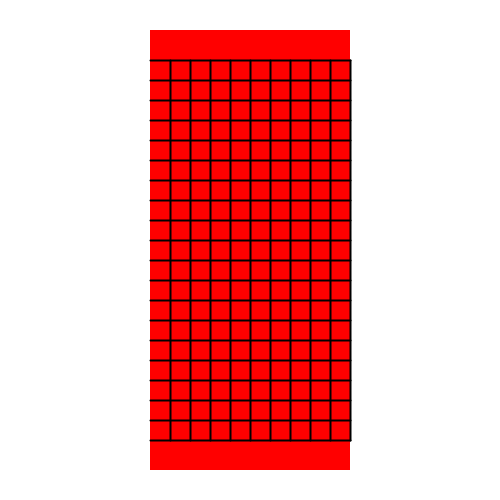
Frame 1 (no input)
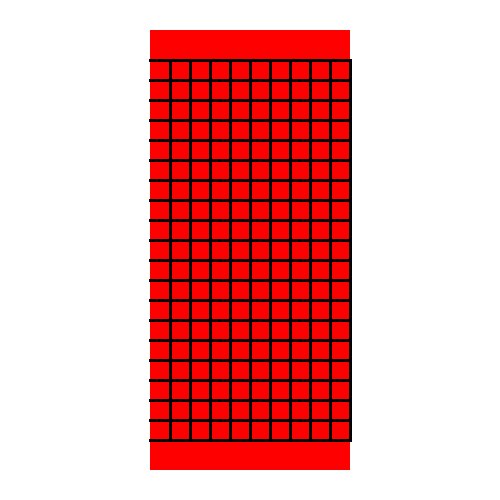
Frame 60 (the mouse pressed at the canvas centre just before this capture)
Frame 120 (the mouse held since frame 60 and released just before this capture): identical to frame 60, image omitted

The Processing sketch that drew these frames (run headless with seeded random() and noise(); from frame 60 on, the mouse is pressed at the canvas centre):

// Processing sketch: Question_4
// ── Question_4.pde
void setup()
{
  size(500, 500);
  background(255);
  noStroke();
  fill(255, 0, 0);
  rectMode(CENTER);
  rect(width/2, height/2, 200, 440);
  smooth();
}

void draw()
{

  int nStorey=0;
  int x1=150;
  int x2=350;
  int y=60;
  //for drawing 20 storeys in the building
  while (nStorey<20)
  {
    stroke(0);
    strokeWeight(2);
    line(x1, y, x2, y);
    nStorey++;
    y+=20;
  }
  int nWindows=0;
  int windowX=170;
  int windowY1=60;
  int windowY2=440;
  //10 window on each floor
  while (nWindows<10)

  {
    stroke(0);
    strokeWeight(2);
    line(windowX, windowY1, windowX, windowY2);
    nWindows++;
    windowX+=20;
  }
}
